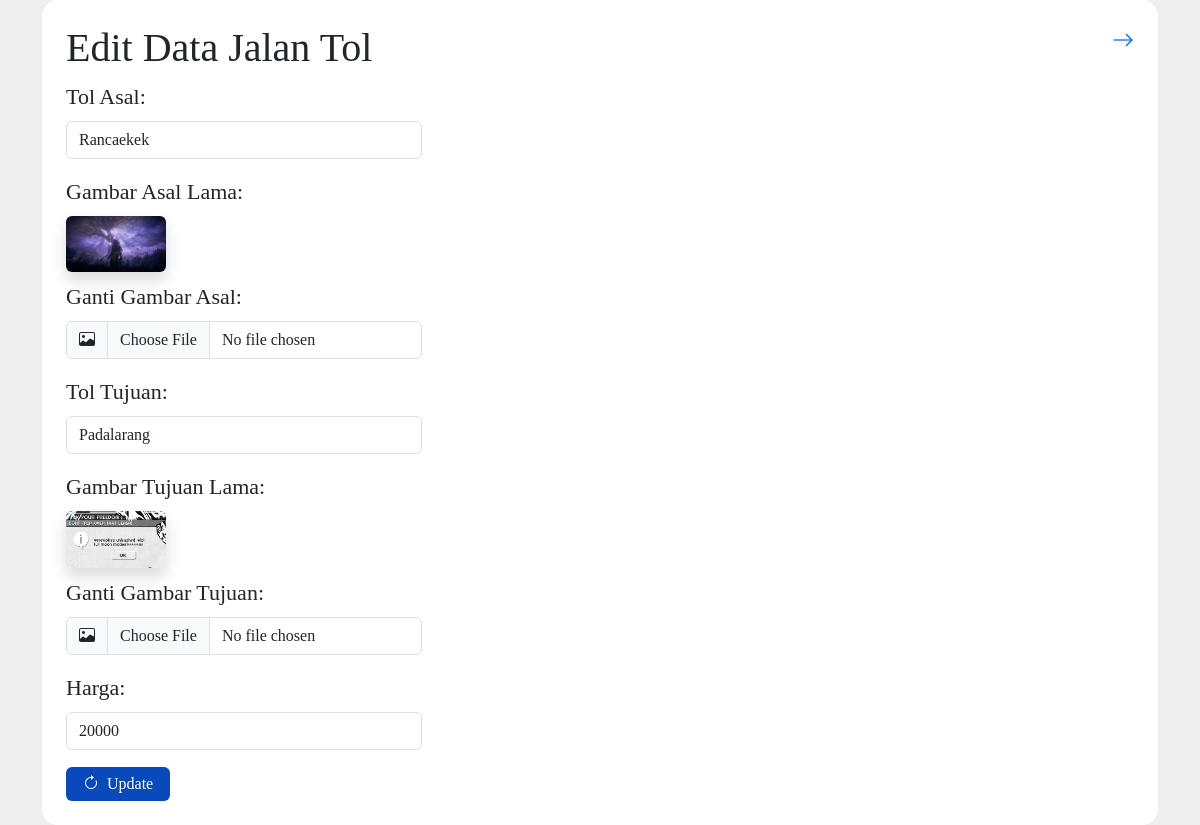
The app's page /edit.php?id=1 (signed in) with its own data.
### tables this page shows
CREATE TABLE `tol` (
  `id` int(11) NOT NULL,
  `tol_asal` varchar(100) DEFAULT NULL,
  `gambar_asal` varchar(255) DEFAULT NULL,
  `tol_tujuan` varchar(100) DEFAULT NULL,
  `gambar_tujuan` varchar(255) DEFAULT NULL,
  `harga` int(11) DEFAULT NULL
);

### functions.php (called while the page is built, shortened)
<?php
include 'db.php';
function getTolById($id) {
    global $conn;
    $id = (int) $id;
    return mysqli_query($conn, "SELECT * FROM tol WHERE id = $id");
}
?>

### edit.php (the view, shortened to what this page needs)
<?php
include 'db.php';
include 'functions.php';
$id = $_GET['id'];
$data = mysqli_fetch_assoc(getTolById($id));
?>
<!DOCTYPE html>
<html lang="en">
<head>
    <link rel="stylesheet" href="node_modules/bootstrap/dist/css/bootstrap.min.css">
    <link rel="stylesheet" href="https://cdn.jsdelivr.net/npm/bootstrap-icons@1.13.1/font/bootstrap-icons.min.css">
    <link rel="stylesheet" href="style.css">
</head>
<body style="background-color: #efeff0;" class="d-flex justify-content-center align-items-center min-vh-100">
    <div class="container">
        <div class="bg-white rounded-4 d-flex align-items-center p-4  ">
            <div class="col-12">
                <div class="row">
                    <div class="col-6">
                        <h1>Edit Data Jalan Tol</h1>
                    </div>
                    <div class="col-6">
                        <div class="col-12 d-flex justify-content-end">
                            <a href="index.php" class="bi bi-arrow-right"></a>
                        </div>
                    </div>
                </div>
                <form method="POST" enctype="multipart/form-data">
                    <div class="col-4">
                        <div class="mb-3">
                            <label for="tol_asal" class="form-label">Tol Asal:</label>
                            <input type="text" class="form-control pe-5 fs-6" name="tol_asal" id="tol_asal" value="<?= $data['tol_asal'] ?>" required>
                        </div>
                        <div class="mb-3">
                            <label class="form-label">Gambar Asal Lama:</label><br>
                            <img src="uploads/<?= $data['gambar_asal'] ?>" width="100" class="rounded shadow mb-2"><br>
                            <label for="gambar_asal" class="form-label">Ganti Gambar Asal:</label>
                            <div class="input-group">
                                <span class="input-group-text"><i class="bi bi-image"></i></span>
                                <input class="form-control" type="file" id="gambar_asal" name="gambar_asal">
                            </div>
                        </div>
                        <div class="mb-3">
                            <label for="tol_tujuan" class="form-label">Tol Tujuan:</label>
                            <input type="text" class="form-control pe-5 fs-6" name="tol_tujuan" id="tol_tujuan" value="<?= $data['tol_tujuan'] ?>" required>
                        </div>
                        <div class="mb-3">
                            <label class="form-label">Gambar Tujuan Lama:</label><br>
                            <img src="uploads/<?= $data['gambar_tujuan'] ?>" width="100" class="rounded shadow mb-2"><br>
                            <label for="gambar_tujuan" class="form-label">Ganti Gambar Tujuan:</label>
                            <div class="input-group">
                                <span class="input-group-text"><i class="bi bi-image"></i></span>
                                <input class="form-control" type="file" id="gambar_tujuan" name="gambar_tujuan">
                            </div>
                        </div>
                        <div class="mb-3">
                            <label for="harga" class="form-label">Harga:</label>
                            <input type="number" class="form-control pe-5 fs-6" name="harga" id="harga" value="<?= $data['harga'] ?>" required>
                        </div>
                        <button class="btn button1 px-3 py-1" name="submit" type="submit">
                            <i class="bi bi-arrow-clockwise me-2"></i>Update
                        </button>
                    </div>
                </form>
            </div>
        </div>
    </div>
</body>
</html>

### style.css (style rules this page uses)
body { font-family: 'Poppins';font-size: 22px; }
.button1 { color : white; background-color : #0849BC; }

### records on screen
tol: tol_asal "Rancaekek", gambar_asal (picture), tol_tujuan "Padalarang", gambar_tujuan (picture), harga "20000"
